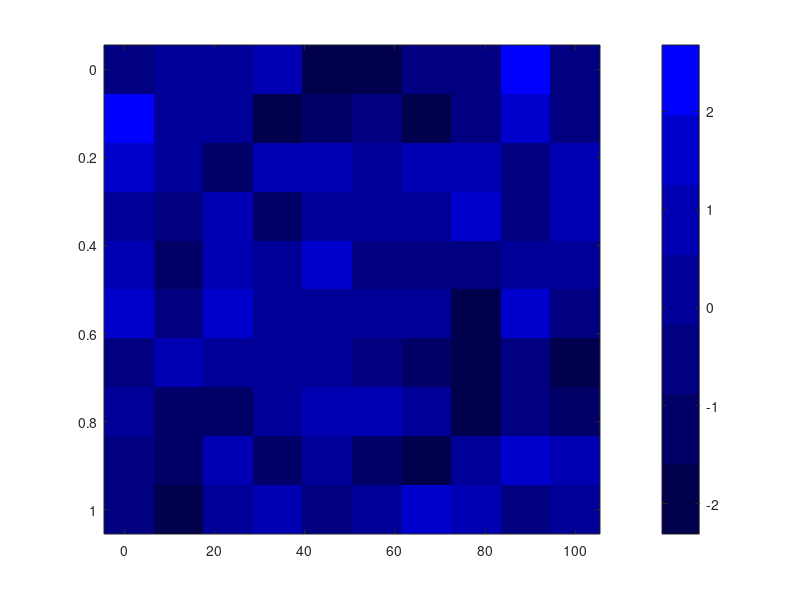

Recreate this plot in MATLAB.
map = [0 0 0.3
    0 0 0.4
    0 0 0.5
    0 0 0.6
    0 0 0.7
    0 0 0.8
    0 0 1]

figure
imagesc([1 100], [0 1],randn(10))
%colormap spring
colorbar
colormap (map)